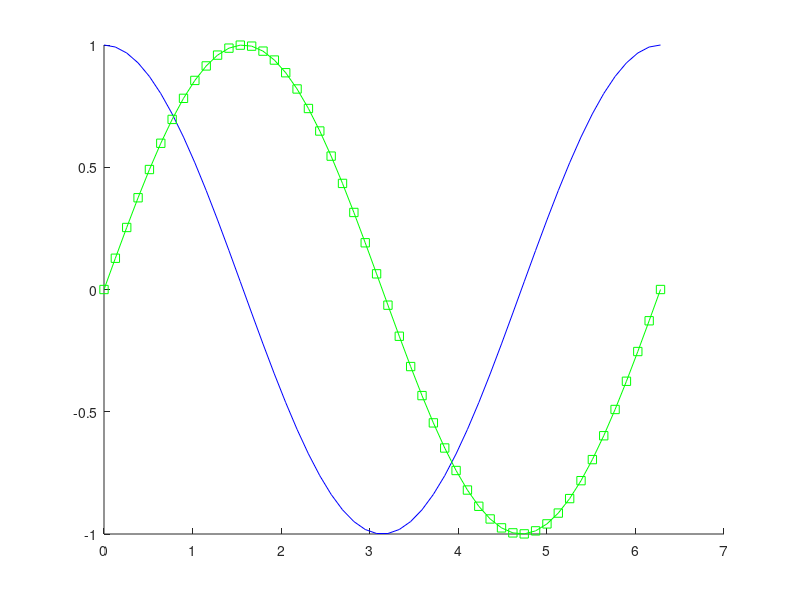

Recreate this plot in MATLAB. (Note: this script raises an error after producing the figure.)
x = linspace(0,2*pi,50);

% build an array elementwise
c = zeros(size(x));
for i = 1:length(x)
	c(i) = cos(x(i));
end

% vectorized functions
s = sin(x);

ss = cumtrapz(x,c);


% plotting
figure('Position', [100, 100, 400, 280]);
hold on;
plot(x,c,'b');
plot(x,s,'g-s');
plot(x,ss,'r',linewidth,2);
xlabel('$x$ (rad)','Interpreter','latex');
ylabel('$y$','Interpreter','latex');
legend({'cosinus','sinus','$\int$ cosinus(x) d$x$'},'Interpreter','latex');

print('sinus_cosinus','-dpdf')

